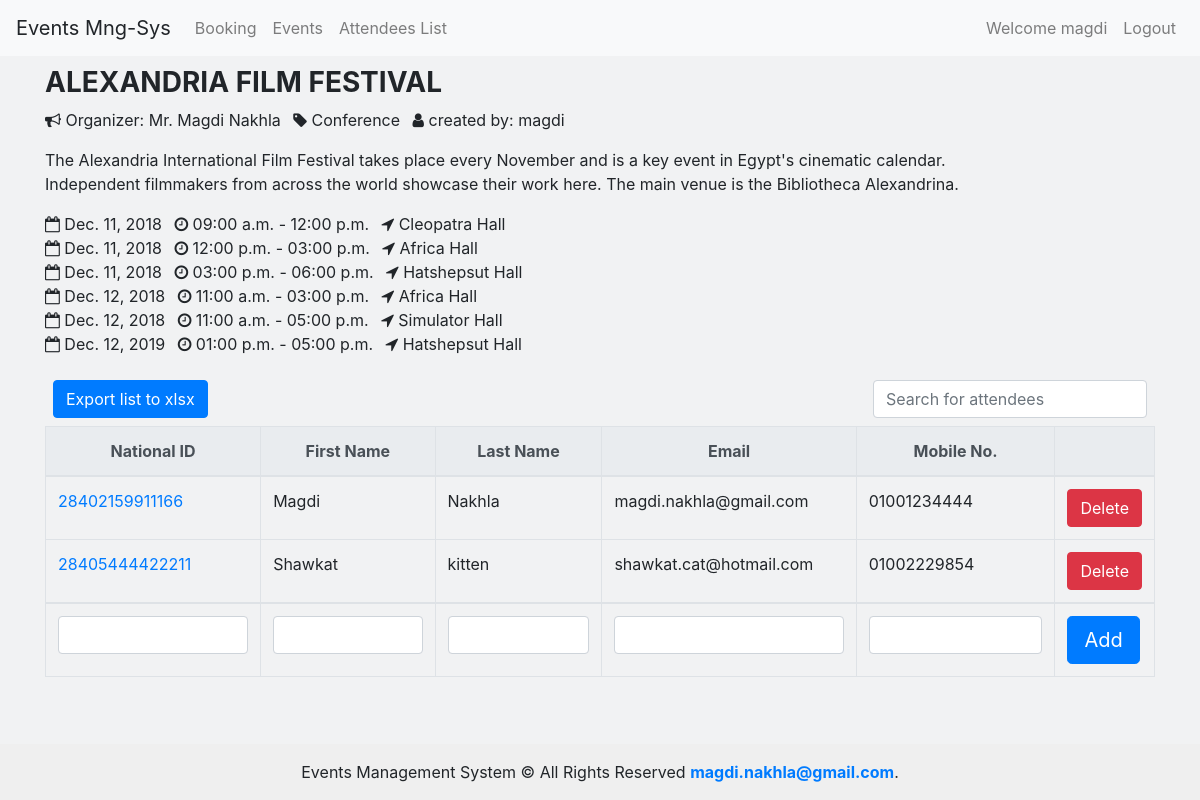
/1/attendees/ (signed in), run on the app's committed database.
### events/models.py (models this page shows, shortened)
class Event(models.Model):
    name = models.CharField(max_length=64)
    slug = models.SlugField(max_length=64, db_index=True)
    details = models.TextField(blank=True, null=True)
    created = models.DateTimeField(auto_now=True) #When Created Record
    certificate = models.BooleanField(default=False)
    user = models.ForeignKey(User, on_delete=models.CASCADE, related_name='events') #Created by Record
    category = models.ForeignKey(Category, on_delete=models.CASCADE, related_name='category')
    attendees = models.ManyToManyField(Attendee, blank=True, null=True)
    organizer = models.ForeignKey(Organizer, on_delete=models.CASCADE, related_name='organizer', blank=True, null=True)
    class Meta:
        ordering = ('name',)
        index_together = ['id', 'slug']

class Organizer(models.Model):
    name = models.CharField(max_length=64)
    details = models.CharField(max_length=64)
    mobile = models.CharField(max_length=32)
    email = models.EmailField()
    def __str__(self):
        return self.name

class Category(models.Model): #Event Category
    name = models.CharField(max_length=64)
    def __str__(self):
        return self.name
    class Meta:
        verbose_name_plural = "Categories"

class Loctimedate(models.Model):
    event = models.ForeignKey(Event, on_delete=models.CASCADE, related_name='eventLocDates')
    day = models.DateField()
    location = models.ForeignKey(Venue, on_delete=models.CASCADE, related_name='venueDates')
    start_time = models.TimeField()
    end_time = models.TimeField()
    start_timeslot = models.PositiveIntegerField(default = 1)
    reserved_timeslots = models.PositiveIntegerField(default = 1)

class Venue(models.Model):
    name = models.CharField(max_length=64)
    details = models.CharField(max_length=64)
    active = models.BooleanField(default=True)
    capacity = models.PositiveIntegerField(default=30)
    price = models.DecimalField(max_digits=8, decimal_places=2)
    def __str__(self):
        return self.name

class Attendee(models.Model):
    first_name = models.CharField(max_length=64)
    last_name = models.CharField(max_length=64)
    email = models.EmailField()
    nid = models.CharField(max_length=14, db_index=True, unique=True)
    mobile = models.CharField(max_length=32)

### events/views.py (the view)
# urls.py: path("<int:event_id>/attendees/", views.attendees, name='attendees'),
@login_required
def attendees(request, event_id):
      context = {
            'event': Event.objects.filter(id=event_id).get(),
            'attendees': Attendee.objects.filter(event=event_id).all()
      }
      return render(request,'events/attendees.html', context)

### events/templates/events/attendees.html (shortened to what this page needs)
{% extends "events/base.html" %}
{% block content%}
<div class="container">
  <div class="row">
    <div class="col-lg-12">
            <div class="row row-striped">
                    <div class="col-10">
                        <h3 class="text-uppercase"><strong>{{event.name}}</strong></h3>
                        <ul class="list-inline">
                            <li class="list-inline-item"><i class="fa fa-bullhorn" aria-hidden="true"></i> Organizer: {{ event.organizer }}</li>
                            <li class="list-inline-item"><i class="fa fa-tag" aria-hidden="true"></i> {{ event.category }}</li>
                            <li class="list-inline-item"><i class="fa fa-user" aria-hidden="true"></i> created by: {{ event.user }}</li>
                        </ul>
                        <p>{{ event.details }}</p>
                        <ul class="list-inline">
                            {% for event in event.eventLocDates.all|dictsort:"day" %}
                            <li class="list-inline-item"><i class="fa fa-calendar-o" aria-hidden="true"></i> {{event.day}}</li>
                            <li class="list-inline-item"><i class="fa fa-clock-o" aria-hidden="true"></i> {{ event.start_time|time:"h:i a" }} - {{ event.end_time|time:"h:i a" }}</li>
                            <li class="list-inline-item"><i class="fa fa-location-arrow" aria-hidden="true"></i> {{event.location}}</li>
                            <br>
                            {% endfor %}
                        </ul>
                    </div>
                </div>
        <form id="attendeeForm" action="" role="form">
        <div class="table-responsive">
            <table class="table table-bordered table-list-search">
                <div class="d-flex justify-content-between">
                        <div class="p-2 bd-highlight">
                            <a href="{% url 'export_attendees_to_xlsx' event.id %}" class="btn btn-primary">Export list to xlsx</a>
                        </div>
                        <div class="p-2 bd-highlight">
                            <form action="#" method="get">
                                <div class="input-group">
                                    <input class="form-control" id="system-search" name="q" placeholder="Search for attendees">
                                </div>
                            </form>
                        </div>
                    </div>
                <thead class="thead-light">
                        <tr class="text-center">
                            <th>National ID</th>
                            <th>First Name</th>
                            <th>Last Name</th>
                            <th>Email</th>
                            <th>Mobile No.</th>
                            <th></th>
                        </tr>
                    </thead>
                    <tbody>
                        {% for attendee in attendees %}
                        <tr id="tr_del_att_{{attendee.id}}">
                            <td><a href="" class="link_nid" attendeeId='{{attendee.id}}' data-toggle="modal" data-target="#exampleModalCenter">{{attendee.nid}}</a></td>
                            <td>{{attendee.first_name}}</td>
                            <td>{{attendee.last_name}}</td>
                            <td>{{attendee.email}}</td>
                            <td>{{attendee.mobile}}</td>
                            <td><input type="button" id="btn_del_att_{{attendee.id}}" attendeeId='{{attendee.id}}' class="btnDel btn btn-md btn-danger "  value="Delete"></td>
                        </tr>
                        {% endfor%}
                    </tbody>
                    <tbody>
                        <tr>
                            <td><input type="text" name="nid"  id="inp_nid" class="form-control" minlength="14" maxlength="14" required></td>
                            <td><input type="text" name="first_name" id="inp_first_name" class="form-control" required></td>
                            <td><input type="text" name="last_name" id="inp_last_name" class="form-control" required></td>
                            <td><input type="email" name="email" id="inp_email" class="form-control" required></td>
                            <td><input type="text" name="mobile" id="inp_mobile" class="form-control" minlength="11" maxlength="11" required></td>
                            <td><input type="submit" class="btn btn-primary btn-lg" id="btn_addAttendee" value="Add"></td>
                        </tr>
                    </tbody>
            </table>
        </div>
        </form>
    </div>
  </div>
</div>
{% endblock %}

### events/templates/events/base.html (shortened to what this page needs)
{% load static %}
<!DOCTYPE html>
<html>
  <head>
    <link rel="stylesheet" href="https://stackpath.bootstrapcdn.com/bootstrap/4.3.1/css/bootstrap.min.css">
    <link rel="stylesheet" href="{% static 'events/css/main.css' %}">
    <link rel="stylesheet" href="{% static 'events/css/date.css' %}">
  </head>
  <body>
    <nav class="navbar navbar-expand-lg navbar-light bg-light">
      <a class="navbar-brand">Events Mng-Sys</a>
      <div class="collapse navbar-collapse" id="navbarSupportedContent">
        <ul class="navbar-nav mr-auto">
          <li class="nav-item">
            <a class="nav-link" href="{% url 'booking' %}">Booking <span class="sr-only">(current)</span></a>
          </li>
          <li class="nav-item">
            <a class="nav-link" href="{% url 'events' %}">Events</a>
          </li>
          <li class="nav-item">
            <a class="nav-link" href="{% url 'attendeesList' %}"> Attendees List</a>
          </li>
        </ul>
        <ul class="navbar-nav ml-auto">
        {% if user.is_authenticated %}
          <li class="nav-item">
            <span class="nav-link" > Welcome {{user}}</span>
          </li>
          <li class="nav-item">
            <a class="nav-link" href="{% url 'logout' %}">Logout</a>
          </li>
        {% endif %}
        </ul>
      </div>
    </nav>
    <div class="container"  class="col-lg-12">
      <div class="row">
        {% block content %}{% endblock %}
      </div>
    </div>
    <div class="footer">Events Management System © All Rights Reserved <strong><a href="mailto:magdi.nakhla@gmail.com">magdi.nakhla@gmail.com</a></strong>.</div>
    </body>
</html>

### events/static/events/css/main.css (style rules this page uses)
.container { padding-top: 5px; }
html { height: 100%; box-sizing: border-box; }
body { position: relative; margin: 0; padding-bottom: 6rem; min-height: 100%; }
.footer { position: absolute; right: 0; bottom: 0; left: 0; padding: 1rem; background-color: #efefef; text-align: center; }
body { background-color: #f1f2f3; }

### data on the page
Event: name "ALEXANDRIA FILM FESTIVAL", organizer "Mr. Magdi Nakhla", category "Conference", user "magdi", details "The Alexandria International Film Festival takes place every November and is a key event in Egypt's cinematic calendar. Independent filmmakers from across the world showcase their work here. The main venue is the Bibliotheca Alexandrina."
Loctimedate: day "Dec. 11, 2018", start_time "09:00 a.m.", end_time "12:00 p.m.", location "Cleopatra Hall"
Loctimedate: day "Dec. 11, 2018", start_time "12:00 p.m.", end_time "03:00 p.m.", location "Africa Hall"
Loctimedate: day "Dec. 11, 2018", start_time "03:00 p.m.", end_time "06:00 p.m.", location "Hatshepsut Hall"
Loctimedate: day "Dec. 12, 2018", start_time "11:00 a.m.", end_time "03:00 p.m.", location "Africa Hall"
Loctimedate: day "Dec. 12, 2018", start_time "11:00 a.m.", end_time "05:00 p.m.", location "Simulator Hall"
Loctimedate: day "Dec. 12, 2019", start_time "01:00 p.m.", end_time "05:00 p.m.", location "Hatshepsut Hall"
Attendee: nid "28402159911166", first_name "Magdi", last_name "Nakhla", email "magdi.nakhla@gmail.com", mobile "01001234444"
Attendee: nid "28405444422211", first_name "Shawkat", last_name "kitten", email "shawkat.cat@hotmail.com", mobile "01002229854"

### other printed values
{{ user }} "magdi"
